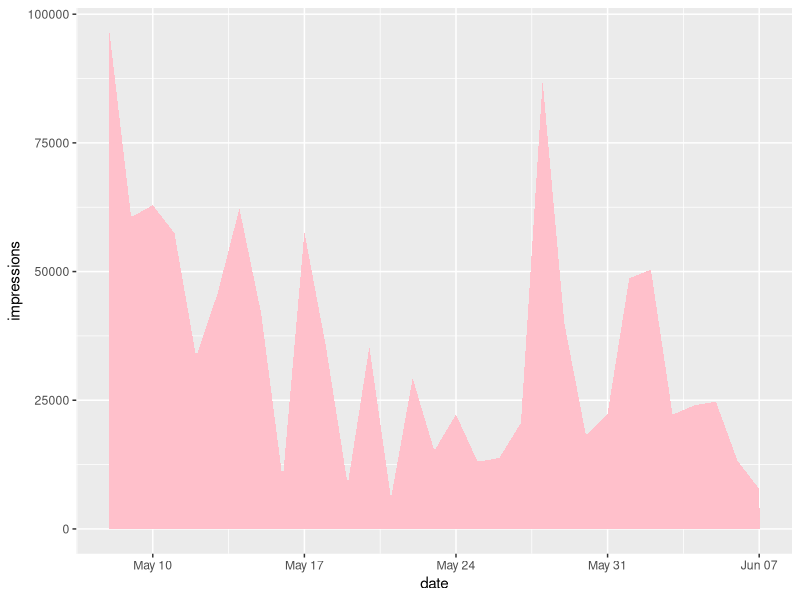
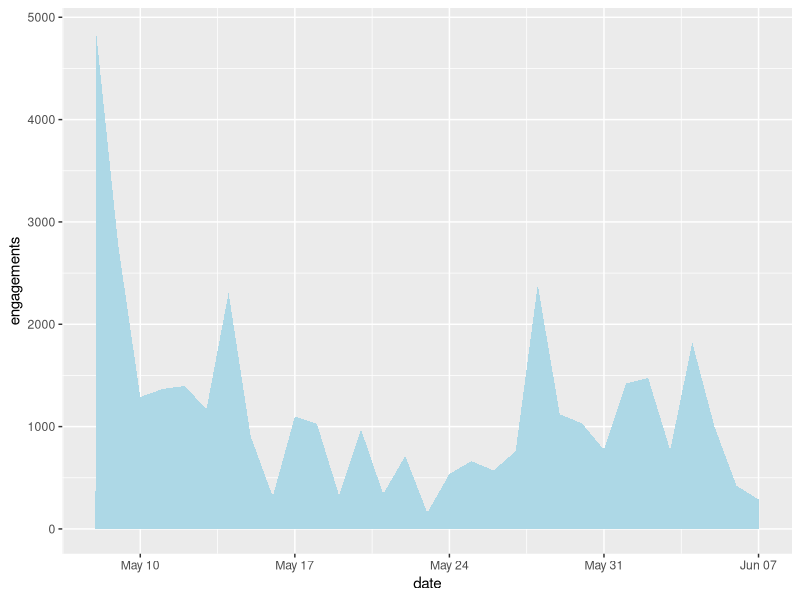
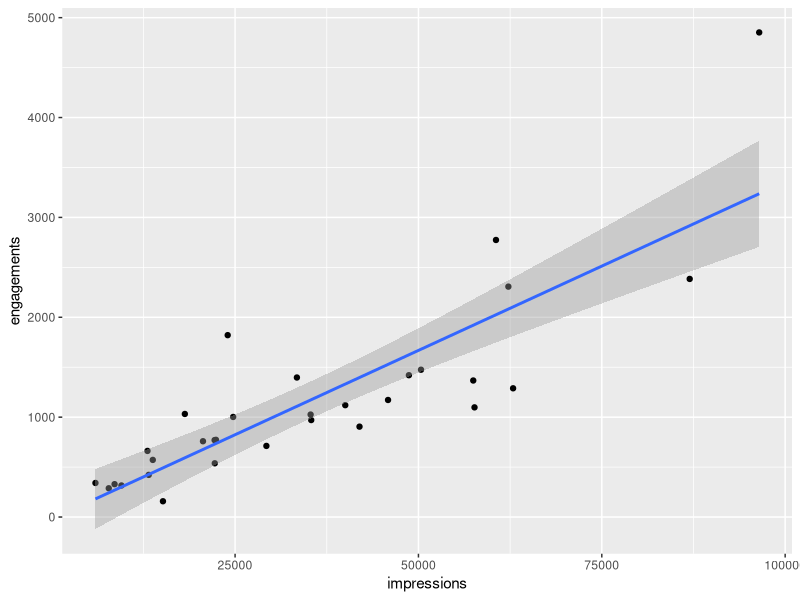
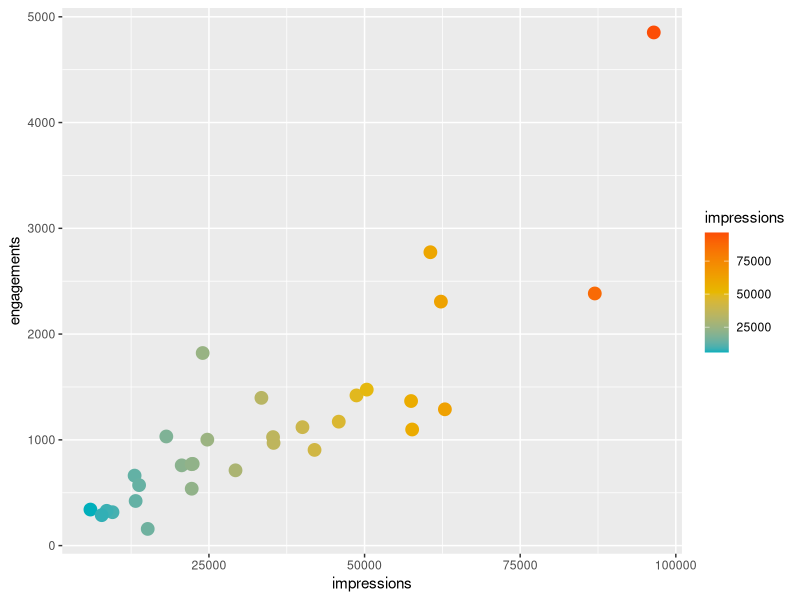
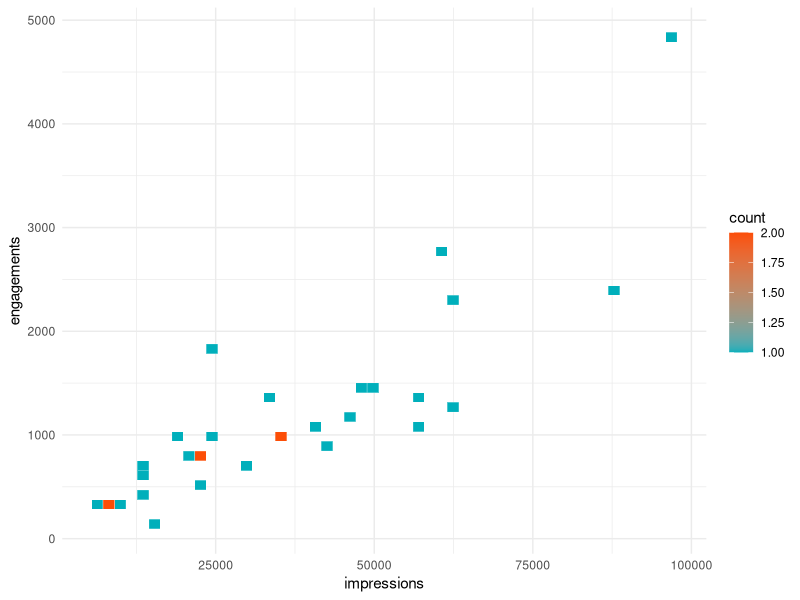
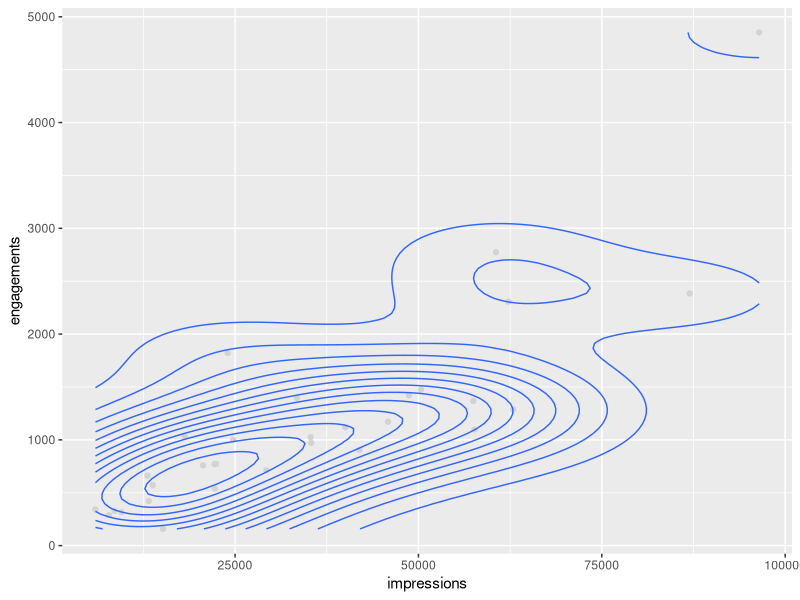
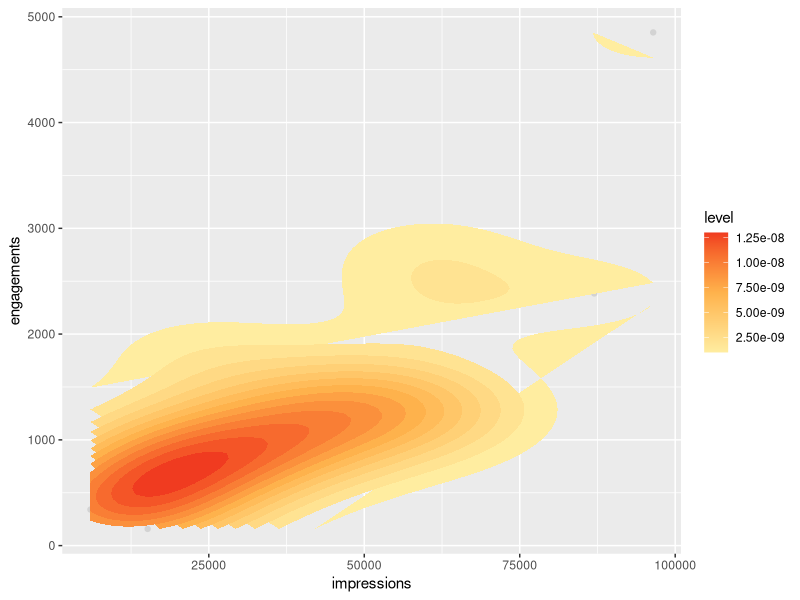

The R source for these figures, in order:
# load libraries
library(tidyverse)

# load data
df <- read_csv("../raw/daily_tweet_activity_metrics_banklessDAO_20210508_20210608_en.csv")

# Exploratory: Broad
df %>% summary()
df %>% str()
df %>% dim()
df %>% names()

# Exploratory: Date, Tweets Published, Impressions, Engagements

# impressions
df %>%
    select(1:4) %>%
    rename(
        num_tweets = `Tweets published`,
        date = `Date`
    ) %>%
    ggplot() +
    geom_area(aes(x = date, y = impressions), fill = "pink")


# engagements
df %>%
    select(1:4) %>%
    rename(
        num_tweets = `Tweets published`,
        date = `Date`
    ) %>%
    ggplot() +
    geom_area(aes(x = date, y = engagements), fill = "light blue")


# impressions & engagements
df %>%
    select(1:4) %>%
    rename(
        num_tweets = `Tweets published`,
        date = `Date`
    ) %>%
    ggplot(aes(x = impressions, y = engagements)) +
    geom_point() +
    geom_smooth(method = "lm")

# impressions & engagements with color gradient
df %>%
    select(1:4) %>%
    rename(
        num_tweets = `Tweets published`,
        date = `Date`
    ) %>%
    ggplot(aes(x = impressions, y = engagements, color = impressions)) +
    geom_point(size = 4) +
    scale_color_gradientn(colors = c("#00AFBB", "#E7B800", "#FC4E07"))
    
# rectangular binning
df %>%
    select(1:4) %>%
    rename(
        num_tweets = `Tweets published`,
        date = `Date`
    ) %>%
    ggplot(aes(x = impressions, y = engagements)) +
    geom_bin2d(bins = 50, color = "white") +
    scale_fill_gradient(low =  "#00AFBB", high = "#FC4E07")+
    theme_minimal()

# Add 2d density estimation
df %>%
    select(1:4) %>%
    rename(
        num_tweets = `Tweets published`,
        date = `Date`
    ) %>%
    ggplot(aes(x = impressions, y = engagements)) +
    geom_point(color = "lightgray") +
    geom_density_2d()

# Different geometry and change in gradient color
df %>%
    select(1:4) %>%
    rename(
        num_tweets = `Tweets published`,
        date = `Date`
    ) %>%
    ggplot(aes(x = impressions, y = engagements)) +
    geom_point(color = "lightgray") +
    stat_density_2d(aes(fill = ..level..), geom = "polygon") + 
    scale_fill_gradientn(colors = c("#FFEDA0", "#FEB24C", "#F03B20"))
    
    






